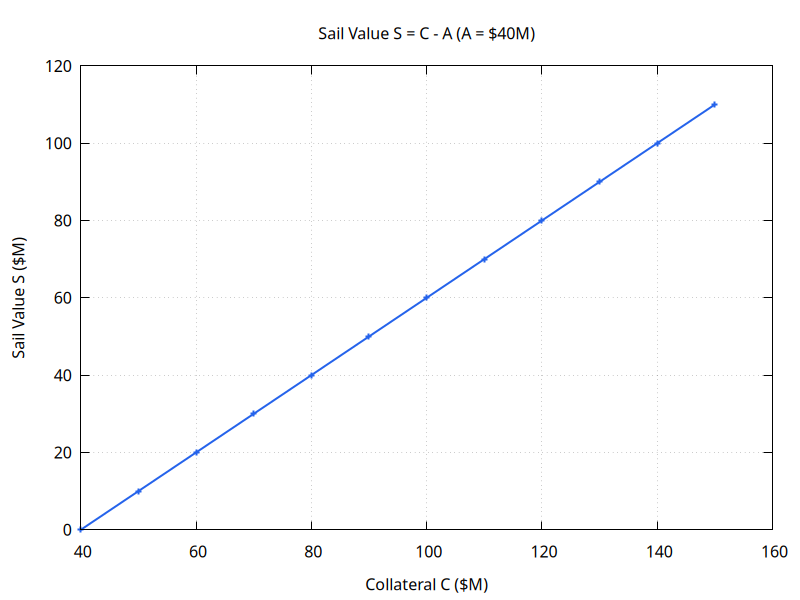

Reproduce this figure in gnuplot.
set terminal pngcairo size 800,600 background "#ffffff"
set grid
set key bmargin
set style line 1 lc rgb "#2563eb" lw 2
set style line 2 lc rgb "#10b981" lw 2
set style line 3 lc rgb "#f59e0b" lw 2
set style line 4 lc rgb "#dc2626" lw 2
set style line 5 lc rgb "#8b5cf6" lw 2
set output "sail-value-vs-collateral.png"
set title "Sail Value S = C - A (A = $40M)"
set xlabel "Collateral C ($M)"
set ylabel "Sail Value S ($M)"
set yrange [0:120]

plot '-' using 1:2 with linespoints ls 1 notitle
40  0
50  10
60  20
70  30
80  40
90  50
100  60
110  70
120  80
130  90
140  100
150  110
e
